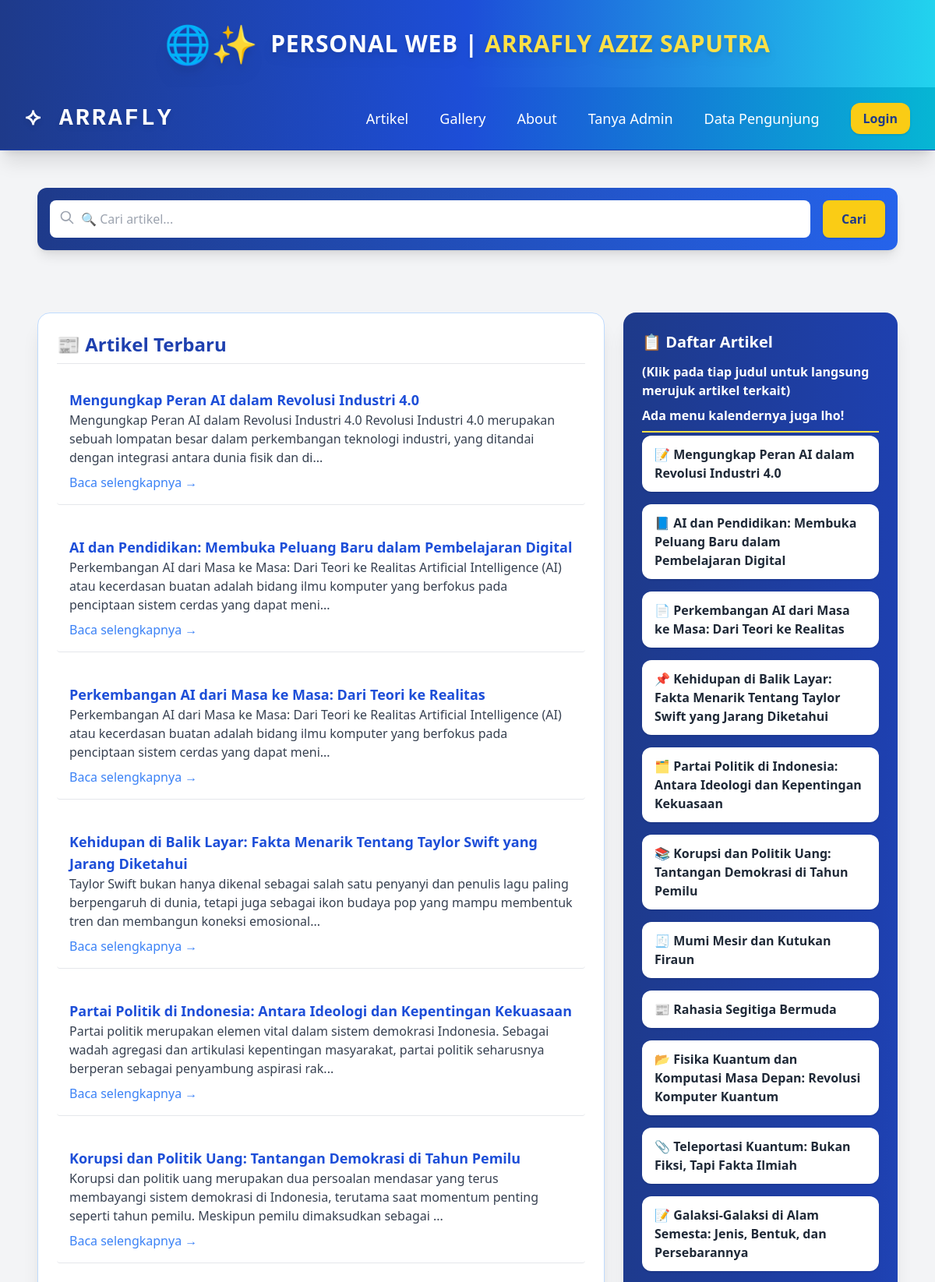
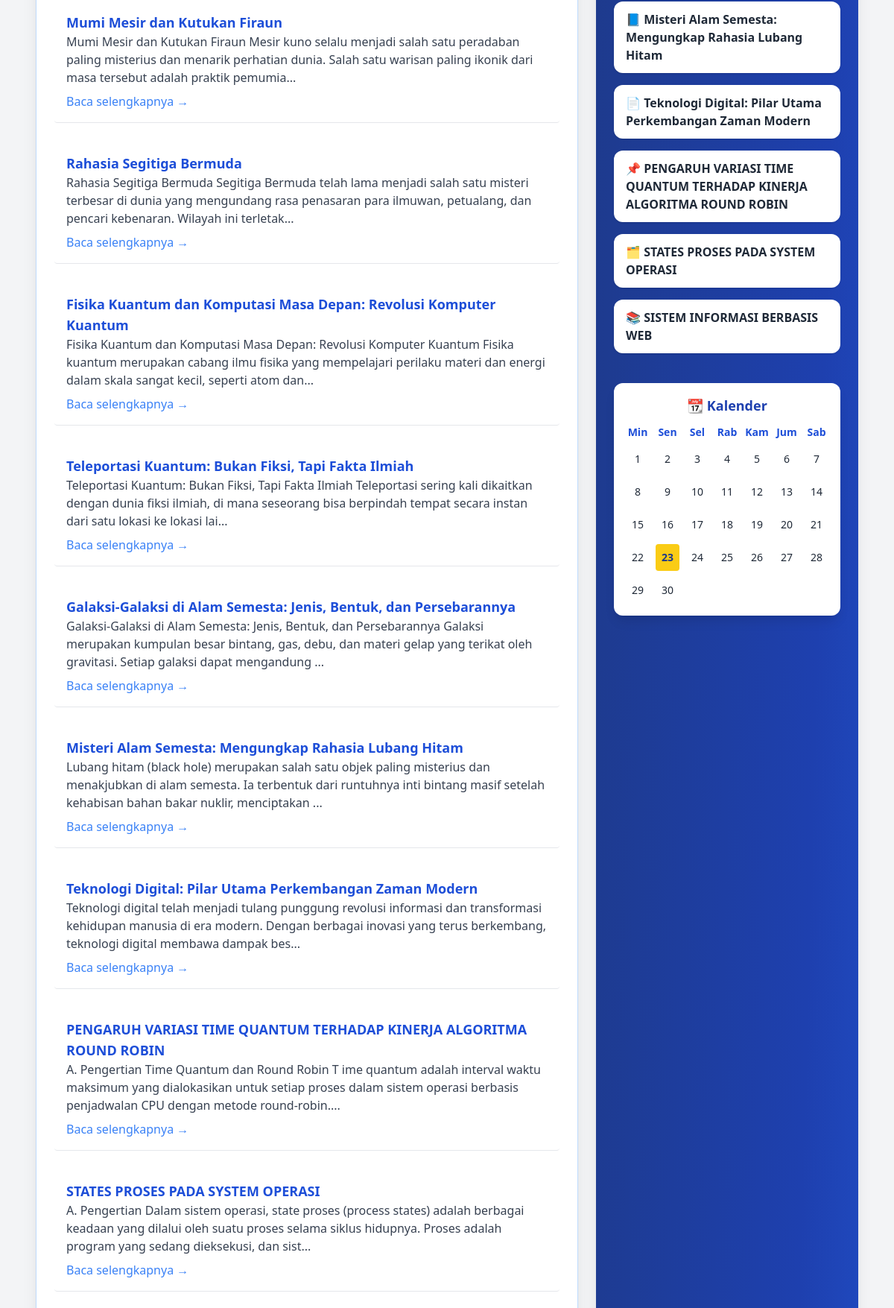
The page / (upper part) on the database its author committed (2 pictures, top to bottom).
### tables this page shows
CREATE TABLE `tbl_artikel` (
  `id_artikel` int(5) NOT NULL,
  `nama_artikel` text NOT NULL,
  `isi_artikel` text NOT NULL
);

### index.php (the view, shortened to what this page needs)
<?php include "koneksi.php"; ?>
<!DOCTYPE html>
<html lang="en">
<head>
    <script src="https://cdn.tailwindcss.com"></script>
</head>
<body class="bg-gray-100 text-gray-800 font-sans dark:bg-blue-700 dark:text-white">
<header class="bg-gradient-to-r from-blue-900 via-blue-700 to-cyan-400 text-white text-center py-8 px-4 shadow-lg">
  <div class="flex flex-col items-center space-y-2 md:flex-row md:space-y-0 md:space-x-4 md:justify-center animate-pulse">
    <div class="text-4xl md:text-5xl animate-bounce drop-shadow-xl">🌐✨</div>
    <h1 class="text-2xl sm:text-3xl md:text-4xl lg:text-3xl font-bold tracking-wide drop-shadow-lg">
      PERSONAL WEB | <span class="text-yellow-300">ARRAFLY AZIZ SAPUTRA</span>
    </h1>
  </div>
</header>
<nav class="sticky top-0 z-50 backdrop-blur-sm bg-gradient-to-r from-blue-900 via-blue-700 to-cyan-500 shadow-xl border-b border-blue-800">
  <div class="max-w-7xl mx-auto px-4 sm:px-6 lg:px-8">
    <div class="flex items-center justify-between h-20">
      <div class="text-white text-3xl font-bold tracking-widest font-mono drop-shadow-md">
        ⟡ ARRAFLY
      </div>
      <div class="hidden md:flex space-x-10 items-center">
        <a href="index.php" class="text-white text-lg hover:text-yellow-300 transition duration-300 hover:scale-105">Artikel</a>
        <a href="gallery.php" class="text-white text-lg hover:text-yellow-300 transition duration-300 hover:scale-105">Gallery</a>
        <a href="about.php" class="text-white text-lg hover:text-yellow-300 transition duration-300 hover:scale-105">About</a>
        <a href="tanya_admin.php" class="text-white text-lg hover:text-yellow-300 transition duration-300 hover:scale-105">Tanya Admin</a>
        <a href="data_pengunjung.php" class="text-white text-lg hover:text-yellow-300 transition duration-300 hover:scale-105">Data Pengunjung</a>
        <a href="admin/login.php" class="bg-yellow-400 text-blue-900 font-bold px-4 py-2 rounded-xl shadow hover:bg-yellow-300 transition duration-300">Login</a>
      </div>
    </div>
  </div>
</nav>
<section class="max-w-6xl mx-auto p-6 mt-6">
  <form method="GET" action="" class="flex flex-col md:flex-row gap-4 bg-gradient-to-r from-blue-900 to-blue-600 p-4 rounded-xl shadow-lg">
    <div class="relative w-full">
      <input type="text" name="cari" placeholder="🔍 Cari artikel..." value="<?php echo isset($_GET['cari']) ? htmlspecialchars($_GET['cari']) : '' ?>"
        class="w-full py-3 pl-10 pr-4 rounded-lg text-gray-900 placeholder-gray-400 focus:outline-none focus:ring-2 focus:ring-yellow-400">
      <div class="absolute left-3 top-3 text-gray-400">
        <svg xmlns="http://www.w3.org/2000/svg" class="h-5 w-5" fill="none" viewBox="0 0 24 24"
          stroke="currentColor">
          <path stroke-linecap="round" stroke-linejoin="round" stroke-width="2"
            d="M21 21l-6-6m2-5a7 7 0 11-14 0 7 7 0 0114 0z" />
        </svg>
      </div>
    </div>
    <button type="submit" class="bg-yellow-400 hover:bg-yellow-300 text-blue-900 font-bold px-6 py-3 rounded-lg transition duration-300 shadow">
      Cari
    </button>
  </form>
</section>
<main class="max-w-6xl mx-auto p-6 mt-8 grid grid-cols-1 md:grid-cols-3 gap-6 h-[150vh]">
  <section class="md:col-span-2 overflow-y-auto h-full bg-white dark:bg-black p-6 rounded-2xl shadow-xl border border-blue-200 dark:border-gray-700" id="artikel-container">
    <h2 class="text-2xl font-extrabold text-blue-800 dark:text-blue-300 mb-4 border-b pb-2">📰 Artikel Terbaru</h2>
    <div class="space-y-6">
      <?php
      $filter = isset($_GET['cari']) ? mysqli_real_escape_string($db, $_GET['cari']) : '';
      $sql = "SELECT * FROM tbl_artikel WHERE nama_artikel LIKE '%$filter%' OR isi_artikel LIKE '%$filter%' ORDER BY id_artikel DESC";
      $query = mysqli_query($db, $sql);
                while ($data = mysqli_fetch_array($query)) {
                  $id_artikel = $data['id_artikel'];
                  echo "<div id='artikel_$id_artikel' class='border-b pb-4 hover:bg-blue-50 dark:hover:bg-gray-800 transition p-4 rounded'>";
                  echo "<h3 class='text-lg font-bold text-blue-700 dark:text-yellow-400'>" . htmlspecialchars($data['nama_artikel']) . "</h3>";
                  $isi = strip_tags($data['isi_artikel']);
                  $isi_pendek = substr($isi, 0, 200);
                  echo "<p class='text-gray-700 dark:text-gray-300'>" . htmlspecialchars($isi_pendek) . "...</p>";
                  echo "<a href='detail_artikel.php?id=" . urlencode($data['id_artikel']) . "' class='text-blue-500 hover:underline font-medium mt-2 inline-block'>Baca selengkapnya →</a>";
                  echo "</div>";
                }
      ?>
    </div>
  </section>
<aside class="overflow-y-auto h-full bg-gradient-to-br from-blue-900 via-blue-800 to-blue-600 p-6 rounded-2xl shadow-xl text-white" id="sidebar-container">
  <h2 class="text-xl font-extrabold mb-1  pb-2 flex items-center gap-2">
    📋 Daftar Artikel
  </h2>
  <h3 class="text-x1 font-extrabold  pb-2 flex items-center gap-2">(Klik pada tiap judul untuk langsung merujuk artikel terkait) </h3>
  <h3 class="text-x1 font-extrabold mb-1 border-b-2 border-yellow-300 pb-2 flex items-center gap-2">Ada menu kalendernya juga lho! </h3>
  <ul class="space-y-4">
    <?php
    $sql = "SELECT * FROM tbl_artikel ORDER BY id_artikel DESC";
    $query = mysqli_query($db, $sql);
    $emojiList = ['📝', '📘', '📄', '📌', '🗂️', '📚', '🧾', '📰', '📂', '📎'];
    $i = 0;
   while ($data = mysqli_fetch_array($query)) {
    $id_artikel = $data['id_artikel'];
    $emoji = $emojiList[$i % count($emojiList)];
    echo "<li class='bg-white dark:bg-gray-900 text-gray-800 dark:text-white rounded-xl px-4 py-3 shadow hover:shadow-lg transition transform hover:scale-[1.02] cursor-pointer'>";
    echo "<a href='#artikel_$id_artikel' class='scroll-link'><span class='font-semibold'>$emoji " . htmlspecialchars($data['nama_artikel']) . "</span></a>";
    echo "</li>";
    $i++;
}
    ?>
  </ul>
  <div class="mt-10 p-4 bg-white dark:bg-gray-900 text-gray-800 dark:text-white rounded-xl shadow-lg">
    <h3 class="text-lg font-bold mb-3 text-center text-blue-800 dark:text-yellow-400">📆 Kalender</h3>
    <div id="calendar" class="grid grid-cols-7 gap-2 text-center text-sm"></div>
  </div>
</aside>
</main>
</body>
</html>

### index.php (style rules this page uses)
#artikel-container, #sidebar-container { -ms-overflow-style: none; scrollbar-width: none; }

### rows shown on the page
tbl_artikel: nama_artikel "Mengungkap Peran AI dalam Revolusi Industri 4.0", isi_artikel "Mengungkap Peran AI dalam Revolusi Industri 4.0 Revolusi Industri 4.0 merupakan sebuah lompatan besar dalam perkembangan teknologi industri, yang ditandai dengan integrasi antara dunia fisik dan di", emoji "📝"
tbl_artikel: nama_artikel "AI dan Pendidikan: Membuka Peluang Baru dalam Pembelajaran Digital", isi_artikel "Perkembangan AI dari Masa ke Masa: Dari Teori ke Realitas Artificial Intelligence (AI) atau kecerdasan buatan adalah bidang ilmu komputer yang berfokus pada penciptaan sistem cerdas yang dapat meni", emoji "📘"
tbl_artikel: nama_artikel "Perkembangan AI dari Masa ke Masa: Dari Teori ke Realitas", isi_artikel "Perkembangan AI dari Masa ke Masa: Dari Teori ke Realitas Artificial Intelligence (AI) atau kecerdasan buatan adalah bidang ilmu komputer yang berfokus pada penciptaan sistem cerdas yang dapat meni", emoji "📄"
tbl_artikel: nama_artikel "Kehidupan di Balik Layar: Fakta Menarik Tentang Taylor Swift yang Jarang Diketahui", isi_artikel "Taylor Swift bukan hanya dikenal sebagai salah satu penyanyi dan penulis lagu paling berpengaruh di dunia, tetapi juga sebagai ikon budaya pop yang mampu membentuk tren dan membangun koneksi emosional", emoji "📌"
tbl_artikel: nama_artikel "Partai Politik di Indonesia: Antara Ideologi dan Kepentingan Kekuasaan", isi_artikel "Partai politik merupakan elemen vital dalam sistem demokrasi Indonesia. Sebagai wadah agregasi dan artikulasi kepentingan masyarakat, partai politik seharusnya berperan sebagai penyambung aspirasi rak", emoji "🗂️"
tbl_artikel: nama_artikel "Korupsi dan Politik Uang: Tantangan Demokrasi di Tahun Pemilu", isi_artikel "Korupsi dan politik uang merupakan dua persoalan mendasar yang terus membayangi sistem demokrasi di Indonesia, terutama saat momentum penting seperti tahun pemilu. Meskipun pemilu dimaksudkan sebagai", emoji "📚"
tbl_artikel: nama_artikel "Mumi Mesir dan Kutukan Firaun", isi_artikel "Mumi Mesir dan Kutukan Firaun Mesir kuno selalu menjadi salah satu peradaban paling misterius dan menarik perhatian dunia. Salah satu warisan paling ikonik dari masa tersebut adalah praktik pemumia", emoji "🧾"
tbl_artikel: nama_artikel "Rahasia Segitiga Bermuda", isi_artikel "Rahasia Segitiga Bermuda Segitiga Bermuda telah lama menjadi salah satu misteri terbesar di dunia yang mengundang rasa penasaran para ilmuwan, petualang, dan pencari kebenaran. Wilayah ini terletak", emoji "📰"
tbl_artikel: nama_artikel "Fisika Kuantum dan Komputasi Masa Depan: Revolusi Komputer Kuantum", isi_artikel "Fisika Kuantum dan Komputasi Masa Depan: Revolusi Komputer Kuantum Fisika kuantum merupakan cabang ilmu fisika yang mempelajari perilaku materi dan energi dalam skala sangat kecil, seperti atom dan", emoji "📂"
tbl_artikel: nama_artikel "Teleportasi Kuantum: Bukan Fiksi, Tapi Fakta Ilmiah", isi_artikel "Teleportasi Kuantum: Bukan Fiksi, Tapi Fakta Ilmiah Teleportasi sering kali dikaitkan dengan dunia fiksi ilmiah, di mana seseorang bisa berpindah tempat secara instan dari satu lokasi ke lokasi lai", emoji "📎"
tbl_artikel: nama_artikel "Galaksi-Galaksi di Alam Semesta: Jenis, Bentuk, dan Persebarannya", isi_artikel "Galaksi-Galaksi di Alam Semesta: Jenis, Bentuk, dan Persebarannya Galaksi merupakan kumpulan besar bintang, gas, debu, dan materi gelap yang terikat oleh gravitasi. Setiap galaksi dapat mengandung", emoji "📝"
tbl_artikel: nama_artikel "Misteri Alam Semesta: Mengungkap Rahasia Lubang Hitam", isi_artikel "Lubang hitam (black hole) merupakan salah satu objek paling misterius dan menakjubkan di alam semesta. Ia terbentuk dari runtuhnya inti bintang masif setelah kehabisan bahan bakar nuklir, menciptakan", emoji "📘"
tbl_artikel: nama_artikel "Teknologi Digital: Pilar Utama Perkembangan Zaman Modern", isi_artikel "Teknologi digital telah menjadi tulang punggung revolusi informasi dan transformasi kehidupan manusia di era modern. Dengan berbagai inovasi yang terus berkembang, teknologi digital membawa dampak bes", emoji "📄"
tbl_artikel: nama_artikel "PENGARUH VARIASI TIME QUANTUM TERHADAP KINERJA ALGORITMA ROUND ROBIN", isi_artikel "A. Pengertian Time Quantum dan Round Robin T ime quantum adalah interval waktu maksimum yang dialokasikan untuk setiap proses dalam sistem operasi berbasis penjadwalan CPU dengan metode round-robin.", emoji "📌"
tbl_artikel: nama_artikel "STATES PROSES PADA SYSTEM OPERASI", isi_artikel "A. Pengertian Dalam sistem operasi, state proses (process states) adalah berbagai keadaan yang dilalui oleh suatu proses selama siklus hidupnya. Proses adalah program yang sedang dieksekusi, dan sist", emoji "🗂️"
tbl_artikel: emoji "📚", nama_artikel "SISTEM INFORMASI BERBASIS WEB"
